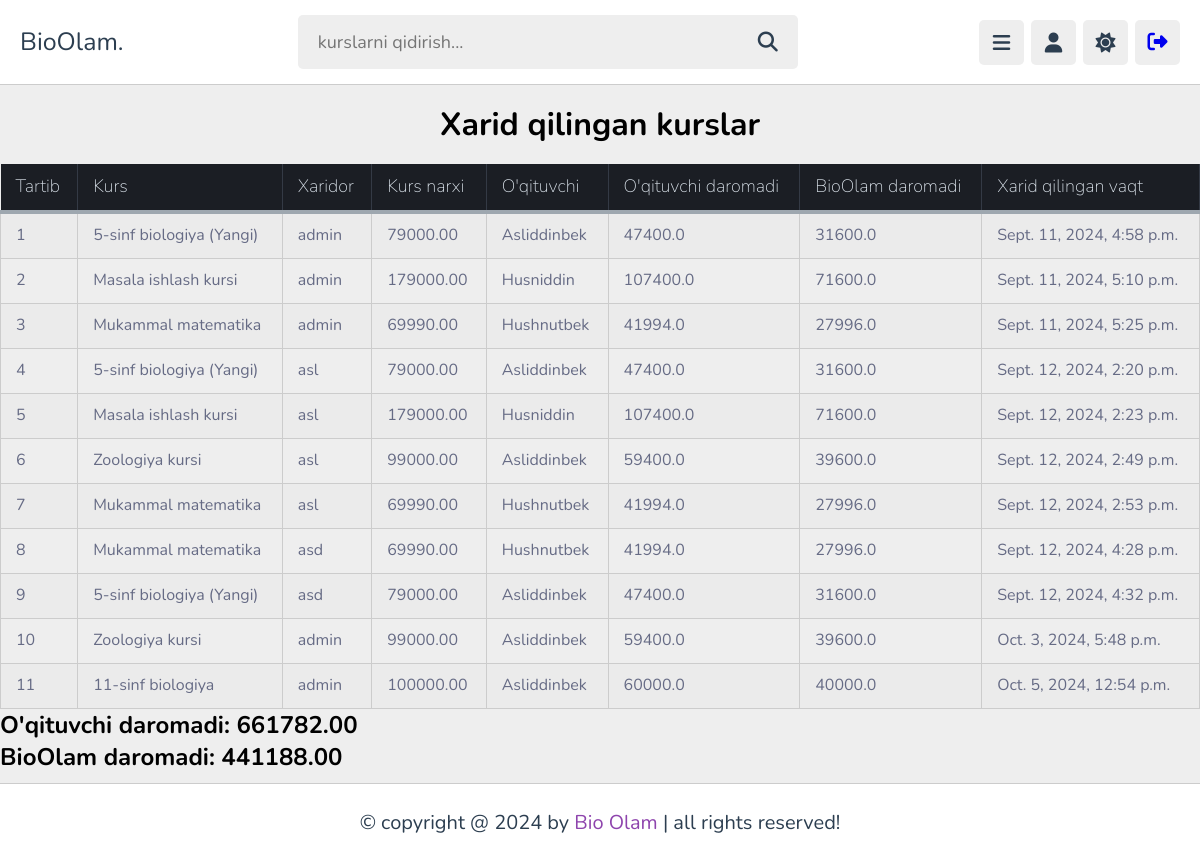
Screenshot of /earning/ (signed in) with the database file from the repository.
### users/models.py (models this page shows, shortened)
class PurchasedPlaylist(models.Model):
    user = models.ForeignKey(
        User,
        on_delete=models.CASCADE,
        related_name='purchased_playlists'
    )
    subcategory = models.ForeignKey(
        Subcategory,
        on_delete=models.CASCADE,
        related_name='purchased_by_users'
    )
    purchased_at = models.DateTimeField(auto_now_add=True)
    class Meta:
        unique_together = ('user', 'subcategory')

class Teachers(models.Model):
    class TeacherType(models.TextChoices):
        Other = "Other", "Other"
        Biology = "Biologiya", "Biology"
        Chemistry = "Kimyo", "Chemistry"
        Physics = "Physics", "Physics"
        Math = "Matematika", "Math"
        English = "Ingliz tili", "English"
        History = "Tarix", "History"
        Geography = "Geografiya", "Geography"
        ComputerScience = "Computer Science", "Computer Science"
        Literature = "Adabiyot", "Literature"
        Art = "San'at", "Art"
        Music = "Musiqa", "Music"
    user = models.OneToOneField(
        User,
        on_delete=models.CASCADE,
        related_name='teacher'
    )
    profile = models.ForeignKey(
        Profile,
        on_delete=models.CASCADE,
        related_name='user_teachers',
    )
    teacher_type = models.CharField(
        max_length=200,
        choices=TeacherType.choices,
        default=TeacherType.Other
    )
    bio = models.TextField()
    courses_num = models.IntegerField(default=0)
    videos_num = models.IntegerField(default=0)
    student_num = models.IntegerField(default=0)
    likes_num = models.IntegerField(default=0)
    comments_num = models.IntegerField(default=0)
    income = models.DecimalField(max_digits=10, decimal_places=2, default=0.0)

### courses/models.py (models this page shows, shortened)
class Subcategory(models.Model):
    class CourseType(models.TextChoices):
        Free = "Free", "Free"
        Paid = "Paid", "Paid"
    category = models.ForeignKey(
        Category,
        on_delete=models.CASCADE,
        related_name='subcategories'
    )
    teacher = models.ForeignKey(
        'users.Teachers',
        on_delete=models.CASCADE,
        related_name='subcategories'
    )
    course_type = models.CharField(
        max_length=200,
        choices=CourseType.choices,
        default=CourseType.Free
    )
    name = models.CharField(max_length=100)
    descriptions = models.TextField()
    image = models.ImageField(
        upload_to="subcategory/",
        blank=True,
        null=True
    )
    created_at = models.DateTimeField(auto_now_add=True)
    student_count = models.IntegerField(default=0)
    course_duration = models.IntegerField(default=0)
    videos_count = models.IntegerField(default=0)
    is_payment = models.BooleanField(default=False)
    old_price = models.IntegerField(default=0)
    price = models.BigIntegerField(default=0)

### pages/views.py (the view)
# urls.py: path('earning/', earning_list, name='earning'),
@login_required
def earning_list(request):
    if not (hasattr(request.user, 'teacher') or request.user.is_staff):
        messages.error(request, "Sizga bu sahifaga kirishga ruxsat yo'q.")
        return redirect('home_page')  # Redirect qilingan sahifani yozing
    purchased_playlists = PurchasedPlaylist.objects.select_related('subcategory', 'user')
    if hasattr(request.user, 'teacher') and not request.user.is_staff:
        purchased_playlists = purchased_playlists.filter(subcategory__teacher=request.user.teacher)
    total_teacher_income = 0
    total_admin_income = 0
    for purchase in purchased_playlists:
        teacher_income = purchase.subcategory.price * 0.6  # O'qituvchi daromadi (60%)
        admin_income = purchase.subcategory.price * 0.4  # BioOlam daromadi (40%)
        total_teacher_income += teacher_income
        total_admin_income += admin_income
    context = {
        'purchased_playlists': purchased_playlists,
        'total_teacher_income': total_teacher_income,
        'total_admin_income': total_admin_income,
    }
    return render(request, "earnings/earnings_list.html", context)

### pages/templatetags/custom_filters.py (called while the page is built)
@register.filter
def mul(value, arg):
    try:
        value = float(value)  # Value ni float ga o'zgartirish
        arg = float(arg)      # Arg ni float ga o'zgartirish
        return value * arg
    except (ValueError, TypeError):
        return ''  # Agar o'zgartirishda xato bo'lsa, bo'sh qiymat qaytaradi

### users/context_processor.py (called while the page is built)
def get_user(request):
    user = request.user
    context = {
        'user': user,
    }
    return context

### templates/earnings/earnings_list.html (shortened to what this page needs)
{% extends "base.html" %}
{% load static %}
{% load custom_filters %}
{% block head %}
    <link rel="stylesheet" href="{% static 'css/earnings_list.css' %}">
{% endblock head %}
{% block content %}
    <br><h1 style="text-align: center">Xarid qilingan kurslar</h1><br>
    <div class="table-responsive">
        <table border="1" cellpadding="5" cellspacing="0">
            <thead>
                <tr>
                    <th>Tartib</th>
                    <th>Kurs</th>
                    <th>Xaridor</th>
                    <th>Kurs narxi</th>
                    <th>O'qituvchi</th>
                    <th>O'qituvchi daromadi</th>
                    <th>BioOlam daromadi</th>
                    <th>Xarid qilingan vaqt</th>
                </tr>
            </thead>
            <tbody>
                {% for purchase in purchased_playlists %}
                <tr>
                    <td>{{ forloop.counter }}</td>
                    <td>{{ purchase.subcategory.name }}</td>
                    <td>{{ purchase.user.username }}</td>
                    <td>{{ purchase.subcategory.price|floatformat:2 }}</td>
                    <td>{{ purchase.subcategory.teacher.user.first_name }}</td>
                    <td>{{ purchase.subcategory.price|floatformat:2|mul:0.6 }}</td>
                    <td>{{ purchase.subcategory.price|floatformat:2|mul:0.4 }}</td>
                    <td>{{ purchase.purchased_at }}</td>
                </tr>
                {% endfor %}
            </tbody>
        </table>
    </div>
    <h2 style="text-align: start">O'qituvchi daromadi: {{ total_teacher_income|floatformat:2 }}</h2>
    <h2 style="text-align: start">BioOlam daromadi: {{ total_admin_income|floatformat:2 }}</h2>
{% endblock content %}

### static/css/style.css (style rules this page uses)
:root { --main-color:#8e44ad; --red:#e74c3c; --orange:#f39c12; --light-color:#888; --light-bg:#eee; --black:#2c3e50; --white:#fff; --border:.1rem solid rgba(0,0,0,.2); }
* { font-family: 'Nunito', sans-serif; margin:0; padding:0; box-sizing: border-box; outline: none; border:none; text-decoration: none; }
html { font-size: 62.5%; overflow-x: hidden; }
body { background-color: var(--light-bg); padding-left: 30rem; }
@media (max-width:1200px) { body { padding-left: 0; } }

### static/css/earnings_list.css (style rules this page uses)
body { font-family: helvetica, arial, sans-serif; font-size: 16px; font-weight: 400; text-rendering: optimizeLegibility; }
.table-responsive { overflow-x: auto; margin: 0 auto; }
table { border-collapse: collapse; width: 100%; max-width: 1200px; margin: 0 auto; }
th { text-align: left; color: #D5DDE5; background: #1b1e24; border-bottom: 4px solid #9ea7af; border-right: 1px solid #343a45; font-size: 18px; font-weight: 100; padding: 10px 15px 12px; text-shadow: 0 1px 1px rgba(0, 0, 0, 0.1); vertical-align: middle; }
td { border: 1px solid #ccc; padding: 10px 15px 12px; }
tr { border-top: 1px solid #C1C3D1; border-bottom: 1px solid #C1C3D1; color: #666B85; font-size: 16px; font-weight: normal; text-shadow: 0 1px 1px rgba(256, 256, 256, 0.1); }
tr:first-child { border-top: none; }
tr:last-child { border-bottom: none; }
tr:nth-child(odd) td { background: #EBEBEB; }
tr:last-child td:first-child { border-bottom-left-radius: 3px; }
tr:last-child td:last-child { border-bottom-right-radius: 3px; }

### rows the page displays
PurchasedPlaylist: subcategory.name "5-sinf biologiya (Yangi)", user.username "admin", subcategory.price "79000.00", subcategory.teacher.user.first_name "Asliddinbek", subcategory.price|mul "47400.0", subcategory.price|mul "31600.0", purchased_at "Sept. 11, 2024, 4:58 p.m."
PurchasedPlaylist: subcategory.name "Masala ishlash kursi", user.username "admin", subcategory.price "179000.00", subcategory.teacher.user.first_name "Husniddin", subcategory.price|mul "107400.0", subcategory.price|mul "71600.0", purchased_at "Sept. 11, 2024, 5:10 p.m."
PurchasedPlaylist: subcategory.name "Mukammal matematika", user.username "admin", subcategory.price "69990.00", subcategory.teacher.user.first_name "Hushnutbek", subcategory.price|mul "41994.0", subcategory.price|mul "27996.0", purchased_at "Sept. 11, 2024, 5:25 p.m."
PurchasedPlaylist: subcategory.name "5-sinf biologiya (Yangi)", user.username "asl", subcategory.price "79000.00", subcategory.teacher.user.first_name "Asliddinbek", subcategory.price|mul "47400.0", subcategory.price|mul "31600.0", purchased_at "Sept. 12, 2024, 2:20 p.m."
PurchasedPlaylist: subcategory.name "Masala ishlash kursi", user.username "asl", subcategory.price "179000.00", subcategory.teacher.user.first_name "Husniddin", subcategory.price|mul "107400.0", subcategory.price|mul "71600.0", purchased_at "Sept. 12, 2024, 2:23 p.m."
PurchasedPlaylist: subcategory.name "Zoologiya kursi", user.username "asl", subcategory.price "99000.00", subcategory.teacher.user.first_name "Asliddinbek", subcategory.price|mul "59400.0", subcategory.price|mul "39600.0", purchased_at "Sept. 12, 2024, 2:49 p.m."
PurchasedPlaylist: subcategory.name "Mukammal matematika", user.username "asl", subcategory.price "69990.00", subcategory.teacher.user.first_name "Hushnutbek", subcategory.price|mul "41994.0", subcategory.price|mul "27996.0", purchased_at "Sept. 12, 2024, 2:53 p.m."
PurchasedPlaylist: subcategory.name "Mukammal matematika", user.username "asd", subcategory.price "69990.00", subcategory.teacher.user.first_name "Hushnutbek", subcategory.price|mul "41994.0", subcategory.price|mul "27996.0", purchased_at "Sept. 12, 2024, 4:28 p.m."
PurchasedPlaylist: subcategory.name "5-sinf biologiya (Yangi)", user.username "asd", subcategory.price "79000.00", subcategory.teacher.user.first_name "Asliddinbek", subcategory.price|mul "47400.0", subcategory.price|mul "31600.0", purchased_at "Sept. 12, 2024, 4:32 p.m."
PurchasedPlaylist: subcategory.name "Zoologiya kursi", user.username "admin", subcategory.price "99000.00", subcategory.teacher.user.first_name "Asliddinbek", subcategory.price|mul "59400.0", subcategory.price|mul "39600.0", purchased_at "Oct. 3, 2024, 5:48 p.m."
PurchasedPlaylist: subcategory.name "11-sinf biologiya", user.username "admin", subcategory.price "100000.00", subcategory.teacher.user.first_name "Asliddinbek", subcategory.price|mul "60000.0", subcategory.price|mul "40000.0", purchased_at "Oct. 5, 2024, 12:54 p.m."

### other values shown
{{ total_teacher_income|floatformat:2 }} "661782.00"
{{ total_admin_income|floatformat:2 }} "441188.00"
